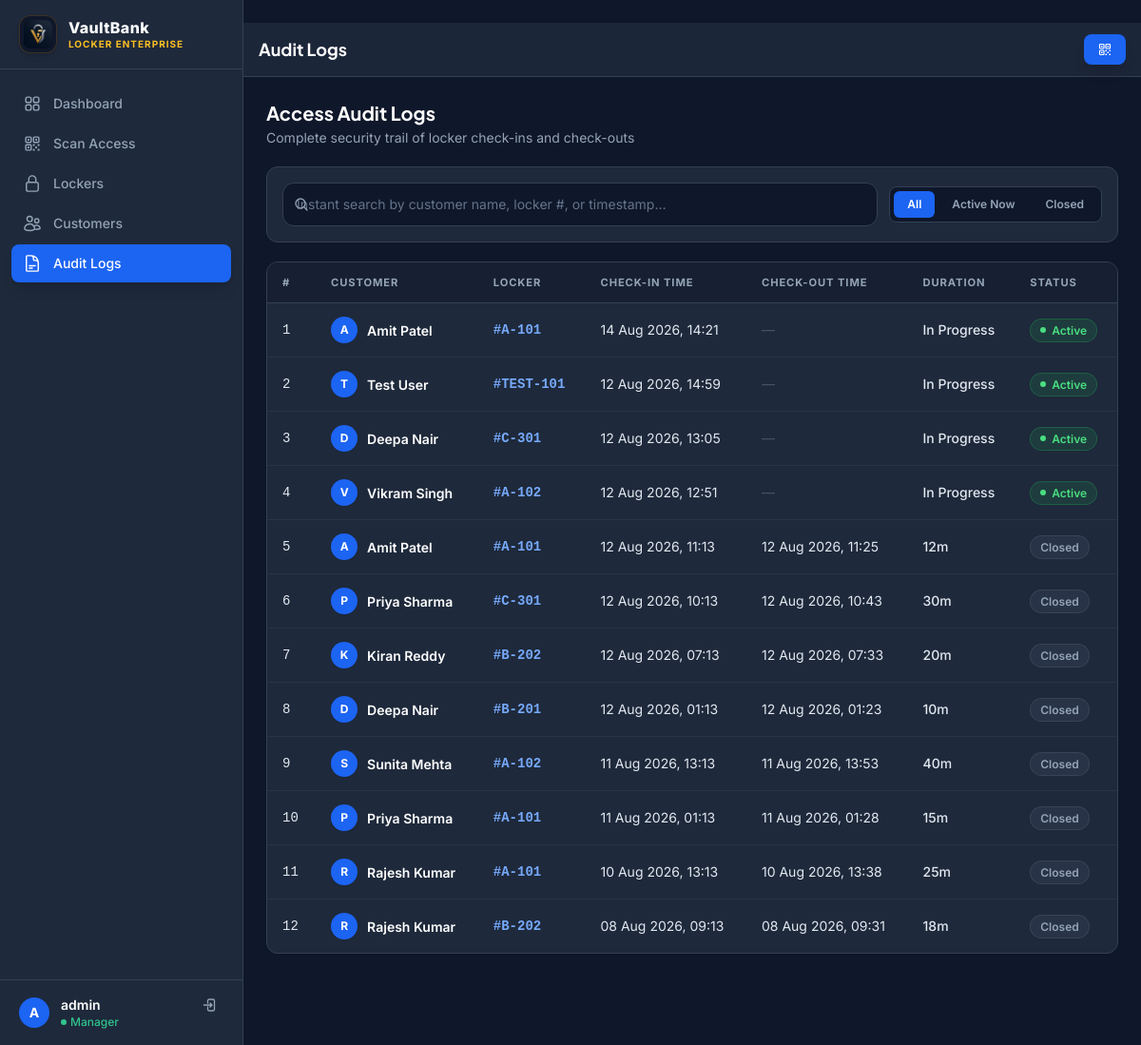
Page /logs/ (signed in) on the committed database.
### lockers/models.py (models this page shows, shortened)
class AccessLog(models.Model):
    locker = models.ForeignKey(Locker, on_delete=models.CASCADE, related_name='access_logs')
    customer = models.ForeignKey(Customer, on_delete=models.CASCADE, related_name='access_logs')
    check_in_time = models.DateTimeField(auto_now_add=True)
    check_out_time = models.DateTimeField(null=True, blank=True)
    class Meta:
        ordering = ['-check_in_time']
    def duration(self):
        if self.check_out_time:
            delta = self.check_out_time - self.check_in_time
            minutes = int(delta.total_seconds() // 60)
            hours = minutes // 60
            mins = minutes % 60
            if hours:
                return f"{hours}h {mins}m"
            return f"{mins}m"
        return "In Progress"

class Customer(models.Model):
    ID_PROOF_CHOICES = [
        ('aadhaar', 'Aadhaar Card'),
        ('pan', 'PAN Card'),
        ('passport', 'Passport'),
        ('voter_id', 'Voter ID'),
        ('driving_license', 'Driving License'),
    ]
    name = models.CharField(max_length=200)
    phone_number = models.CharField(max_length=20, blank=True, null=True, help_text="Phone number for SMS/WhatsApp alerts")
    email = models.EmailField(blank=True, null=True, help_text="Email address for access notifications")
    id_proof_type = models.CharField(max_length=50, choices=ID_PROOF_CHOICES)
    id_proof_file = models.FileField(upload_to='id_proofs/')
    class Meta:
        ordering = ['name']

class Locker(models.Model):
    PAYMENT_STATUS_CHOICES = [
        ('paid', 'Paid'),
        ('pending', 'Pending Payment'),
        ('overdue', 'Payment Overdue'),
    ]
    locker_number = models.CharField(max_length=20, unique=True)
    token = models.CharField(
        max_length=100, unique=True,
        default=generate_locker_token,
        editable=False,   # shown read-only in admin/forms
    )
    is_active = models.BooleanField(default=True)
    annual_fee = models.DecimalField(max_digits=10, decimal_places=2, default=500.00, help_text="Annual rent fee")
    lease_start_date = models.DateField(null=True, blank=True, help_text="Start date of lease agreement")
    lease_end_date = models.DateField(null=True, blank=True, help_text="Expiration date of lease agreement")
    payment_status = models.CharField(max_length=20, choices=PAYMENT_STATUS_CHOICES, default='paid')
    class Meta:
        ordering = ['locker_number']

### lockers/views.py (the view)
# urls.py: path('logs/', views.access_log, name='access_log'),
@login_required
def access_log(request):
    query = request.GET.get('q', '')
    status = request.GET.get('status', '')
    logs = AccessLog.objects.select_related('locker', 'customer')
    if query:
        logs = logs.filter(
            Q(customer__name__icontains=query) | Q(locker__locker_number__icontains=query)
        )
    if status == 'active':
        logs = logs.filter(check_out_time__isnull=True)
    elif status == 'closed':
        logs = logs.filter(check_out_time__isnull=False)
    return render(request, 'lockers/access_log.html', {'logs': logs, 'query': query, 'status': status})

### templates/lockers/access_log.html (shortened to what this page needs)
﻿{% extends 'lockers/base.html' %}
{% block page_title %}Audit Logs{% endblock %}
{% block content %}
<div class="space-y-5" x-data="{
       search: '{{ query|escapejs }}',
       statusFilter: '{{ status|escapejs }}' || 'all',
       get totalRows() {
         return document.querySelectorAll('.log-row-item').length;
       },
       get visibleRows() {
         return Array.from(document.querySelectorAll('.log-row-item')).filter(el => el.style.display !== 'none').length;
       },
       matches(customer, locker, checkIn, checkOut, status) {
         const q = this.search.toLowerCase().trim();
         const matchText = !q || customer.toLowerCase().includes(q) || locker.toLowerCase().includes(q) || checkIn.toLowerCase().includes(q);
         let matchStatus = true;
         if (this.statusFilter === 'active') matchStatus = (status === 'active');
         if (this.statusFilter === 'closed') matchStatus = (status === 'closed');
         return matchText && matchStatus;
       }
     }">
  <div>
    <h2 class="text-xl font-bold text-white">Access Audit Logs</h2>
    <p class="text-sm text-slate-400 mt-0.5">
      <span
        x-text="search || statusFilter !== 'all' ? `Showing ${visibleRows} of ${totalRows} audit entries` : 'Complete security trail of locker check-ins and check-outs'">
      </span>
    </p>
  </div>
  <div class="bg-[#1E293B] border border-[#334155] rounded-xl p-4">
    <div class="flex flex-col sm:flex-row gap-3 items-stretch sm:items-center justify-between">
      <div class="relative flex-1">
        <input type="text" x-model="search" placeholder="Instant search by customer name, locker #, or timestamp… "
          class="vb-input pl-9 pr-8" autofocus />
      </div>
      <div class="flex p-1 bg-[#0F172A] border border-[#334155] rounded-lg gap-1 shrink-0">
        <button type="button" @click="statusFilter = 'all'"
          :class="statusFilter === 'all' ? 'bg-blue-600 text-white shadow-sm' : 'text-slate-400 hover:text-slate-200'"
          class="px-3.5 py-1.5 rounded-md text-xs font-semibold transition-all">
          All
        </button>
        <button type="button" @click="statusFilter = 'active'"
          :class="statusFilter === 'active' ? 'bg-blue-600 text-white shadow-sm' : 'text-slate-400 hover:text-slate-200'"
          class="px-3.5 py-1.5 rounded-md text-xs font-semibold transition-all">
          Active Now
        </button>
        <button type="button" @click="statusFilter = 'closed'"
          :class="statusFilter === 'closed' ? 'bg-blue-600 text-white shadow-sm' : 'text-slate-400 hover:text-slate-200'"
          class="px-3.5 py-1.5 rounded-md text-xs font-semibold transition-all">
          Closed
        </button>
      </div>
    </div>
  </div>
  {% if logs %}
  <div class="bg-[#1E293B] border border-[#334155] rounded-xl overflow-hidden shadow-sm">
    <div class="overflow-x-auto">
      <table class="w-full vb-table">
        <thead>
          <tr>
            <th>#</th>
            <th>Customer</th>
            <th>Locker</th>
            <th>Check-In Time</th>
            <th>Check-Out Time</th>
            <th>Duration</th>
            <th>Status</th>
          </tr>
        </thead>
        <tbody>
          {% for log in logs %}
          <tr class="log-row-item"
            x-show="matches('{{ log.customer.name|escapejs }}', '{{ log.locker.locker_number|escapejs }}', '{{ log.check_in_time|date:"
            d M Y H:i"|escapejs }}', '{{ log.check_out_time|date:"d M Y H:i"|escapejs }}'
            , '{% if log.check_out_time %}closed{% else %}active{% endif %}' )">
            <td class="text-xs text-slate-500 font-mono">{{ forloop.counter }}</td>
            <td>
              <div class="flex items-center gap-2.5">
                <div
                  class="w-7 h-7 rounded-full bg-blue-600 text-white font-bold text-xs flex items-center justify-center shrink-0 shadow-sm">
                  {{ log.customer.name|first|upper }}
                </div>
                <a href="{% url 'customer_detail' log.customer.pk %}"
                  class="font-semibold text-white hover:text-blue-400 transition-colors">
                  {{ log.customer.name }}
                </a>
              </div>
            </td>
            <td>
              <a href="{% url 'locker_detail' log.locker.pk %}"
                class="font-mono font-semibold text-blue-400 hover:text-blue-300 transition-colors">
                #{{ log.locker.locker_number }}
              </a>
            </td>
            <td class="text-xs text-slate-300">{{ log.check_in_time|date:"d M Y, H:i" }}</td>
            <td class="text-xs text-slate-400">
              {% if log.check_out_time %}
              {{ log.check_out_time|date:"d M Y, H:i" }}
              {% else %}
              <span class="text-slate-600">&mdash;</span>
              {% endif %}
            </td>
            <td class="text-xs font-medium text-slate-300">{{ log.duration }}</td>
            <td>
              {% if log.check_out_time %}
              <span class="badge-slate">Closed</span>
              {% else %}
              <span class="badge-green"><span class="dot-pulse"></span> Active</span>
              {% endif %}
            </td>
          </tr>
          {% endfor %}
        </tbody>
      </table>
    </div>
  </div>
  {% endif %}
</div>
{% endblock %}

### templates/lockers/base.html (shortened to what this page needs)
{% load static %}
<!DOCTYPE html>
<html lang="en" class="dark">
<head>
  <script src="https://cdn.tailwindcss.com"></script>
  <link href="https://cdn.jsdelivr.net/npm/flowbite@2.3.0/dist/flowbite.min.css" rel="stylesheet" />
  <link rel="stylesheet" href="{% static 'css/style.css' %}" />
  <link rel="stylesheet" href="{% static 'css/responsive.css' %}" />
</head>
<body class="bg-[#0F172A] text-slate-100 antialiased" x-data>
<aside id="sidebar"
  class="fixed inset-y-0 left-0 z-50 w-64 bg-[#1E293B] border-r border-[#334155] flex-col hidden lg:flex">
  <div class="flex items-center gap-3 px-5 py-4 border-b border-[#334155]">
    <img src="{% static 'img/logo.png' %}" alt="VaultBank Logo" class="w-10 h-10 rounded-xl object-contain bg-[#0F172A] border border-amber-500/20 p-1 shadow-md shadow-amber-500/10 shrink-0" />
    <div>
      <span class="font-extrabold text-base leading-tight tracking-wide text-white block">VaultBank</span>
      <span class="text-[10px] font-bold tracking-widest text-amber-400 uppercase block">Locker Enterprise</span>
    </div>
  </div>
  <nav class="flex-1 overflow-y-auto px-3 py-4 space-y-0.5">
    <a href="{% url 'dashboard' %}"
      class="group flex items-center gap-3 px-3 py-2.5 rounded-lg text-sm font-medium transition-all duration-150
      {% if request.resolver_match.url_name == 'dashboard' %}bg-blue-600 text-white shadow-lg shadow-blue-500/20{% else %}text-slate-400 hover:bg-slate-800 hover:text-slate-100{% endif %}">
      Dashboard
    </a>
    <a href="{% url 'scan_token' %}"
      class="group flex items-center gap-3 px-3 py-2.5 rounded-lg text-sm font-medium transition-all duration-150
      {% if request.resolver_match.url_name == 'scan_token' or request.resolver_match.url_name == 'scan_checkin' %}bg-blue-600 text-white shadow-lg shadow-blue-500/20{% else %}text-slate-400 hover:bg-slate-800 hover:text-slate-100{% endif %}">
      Scan Access
    </a>
    <a href="{% url 'locker_list' %}"
      class="group flex items-center gap-3 px-3 py-2.5 rounded-lg text-sm font-medium transition-all duration-150
      {% if 'locker' in request.resolver_match.url_name %}bg-blue-600 text-white shadow-lg shadow-blue-500/20{% else %}text-slate-400 hover:bg-slate-800 hover:text-slate-100{% endif %}">
      Lockers
    </a>
    <a href="{% url 'customer_list' %}"
      class="group flex items-center gap-3 px-3 py-2.5 rounded-lg text-sm font-medium transition-all duration-150
      {% if 'customer' in request.resolver_match.url_name %}bg-blue-600 text-white shadow-lg shadow-blue-500/20{% else %}text-slate-400 hover:bg-slate-800 hover:text-slate-100{% endif %}">
      Customers
    </a>
    <a href="{% url 'access_log' %}"
      class="group flex items-center gap-3 px-3 py-2.5 rounded-lg text-sm font-medium transition-all duration-150
      {% if request.resolver_match.url_name == 'access_log' %}bg-blue-600 text-white shadow-lg shadow-blue-500/20{% else %}text-slate-400 hover:bg-slate-800 hover:text-slate-100{% endif %}">
      Audit Logs
    </a>
  </nav>
  {% if user.is_authenticated %}
  <div class="px-3 py-3 border-t border-[#334155]">
    <div class="flex items-center gap-3 px-2">
      <div class="w-8 h-8 rounded-full bg-blue-600 text-white font-bold text-sm flex items-center justify-center shrink-0">
        {{ user.username|first|upper }}
      </div>
      <div class="flex-1 min-w-0">
        <p class="text-sm font-semibold text-white truncate">{{ user.username }}</p>
        <p class="text-xs text-green-400 font-medium flex items-center gap-1">
          <span class="dot-pulse text-green-400"></span> Manager
        </p>
      </div>
      <form method="POST" action="{% url 'logout' %}">
        <button type="submit" title="Sign Out"
          class="p-1.5 rounded-lg text-slate-400 hover:text-red-400 hover:bg-red-500/10 transition-colors">
        </button>
      </form>
    </div>
  </div>
  {% endif %}
</aside>
<div x-data="{ open: false }" @keydown.escape.window="open = false" id="mobileSidebarWrapper">
  <div class="lg:pl-64 flex flex-col min-h-screen">
    <header id="topbar" class="sticky top-0 z-30 bg-[#1E293B]/90 backdrop-blur border-b border-[#334155] px-4 sm:px-6 py-3 flex items-center justify-between gap-4">
      <div class="flex items-center gap-3">
        <h1 class="text-base sm:text-lg font-bold text-white">{% block page_title %}Dashboard{% endblock %}</h1>
      </div>
      <div class="flex items-center gap-2">
        <a href="{% url 'scan_token' %}"
          class="flex items-center gap-2 px-3.5 py-2 bg-blue-600 hover:bg-blue-700 text-white text-sm font-semibold rounded-lg shadow-lg shadow-blue-500/25 transition-colors">
        </a>
      </div>
    </header>
    <main class="flex-1 p-4 sm:p-6">
      {% block content %}{% endblock %}
    </main>
  </div>
</div>
</body>
</html>

### static/css/style.css (style rules this page uses)
:root { --font-sans: 'Inter', system-ui, sans-serif; --font-heading: 'Plus Jakarta Sans', var(--font-sans); --color-bg: #0B1120; --color-surface: #1E293B; --color-surface-hover: #26354D; --color-border: #334155; --color-primary: #3B82F6; --color-primary-hover: #2563EB; }
*, *::before, *::after { box-sizing: border-box; }
html { scroll-behavior: smooth; color-scheme: dark; }
body { font-family: var(--font-sans); background-color: var(--color-bg); color: #F1F5F9; -webkit-font-smoothing: antialiased; -moz-osx-font-smoothing: grayscale; }
h1, h2, h3, h4, h5, h6 { font-family: var(--font-heading); }
.vb-input { width: 100%; padding: 0.625rem 0.875rem; background-color: #0F172A; border: 1px solid #334155; border-radius: 0.75rem; color: #F1F5F9; font-size: 0.875rem; transition: all 0.15s cubic-bezier(0.4, 0, 0.2, 1); outline: none; }
.vb-input::placeholder { color: #64748B; }
.vb-table { width: 100%; text-align: left; border-collapse: separate; border-spacing: 0; }
.vb-table thead th { background-color: #162032; color: #94A3B8; font-size: 0.7rem; letter-spacing: 0.08em; text-transform: uppercase; font-weight: 700; padding: 0.875rem 1rem; border-bottom: 1px solid #334155; white-space: nowrap; }
.vb-table tbody td { padding: 0.875rem 1rem; border-bottom: 1px solid rgba(51, 65, 85, 0.5); color: #E2E8F0; font-size: 0.875rem; vertical-align: middle; }
.vb-table tbody tr { transition: background-color 0.12s ease; }
.vb-table tbody tr:last-child td { border-bottom: none; }
.badge-green { display: inline-flex; align-items: center; gap: 0.375rem; padding: 0.25rem 0.625rem; border-radius: 9999px; font-size: 0.75rem; font-weight: 600; background-color: rgba(34, 197, 94, 0.12); color: #4ADE80; border: 1px solid rgba(34, 197, 94, 0.25); }
.badge-slate { display: inline-flex; align-items: center; gap: 0.375rem; padding: 0.25rem 0.625rem; border-radius: 9999px; font-size: 0.75rem; font-weight: 600; background-color: rgba(100, 116, 139, 0.15); color: #94A3B8; border: 1px solid rgba(100, 116, 139, 0.25); }
.dot-pulse { width: 6px; height: 6px; border-radius: 9999px; background-color: currentColor; display: inline-block; animation: pulse-ring 1.8s cubic-bezier(0.4, 0, 0.6, 1) infinite; }

### rows in the picture
AccessLog: customer.name|first "A", customer.name "Amit Patel", locker.locker_number "A-101", check_in_time "14 Aug 2026, 14:21", duration "In Progress", shows "Active"
AccessLog: customer.name|first "T", customer.name "Test User", locker.locker_number "TEST-101", check_in_time "12 Aug 2026, 14:59", duration "In Progress", shows "Active"
AccessLog: customer.name|first "D", customer.name "Deepa Nair", locker.locker_number "C-301", check_in_time "12 Aug 2026, 13:05", duration "In Progress", shows "Active"
AccessLog: customer.name|first "V", customer.name "Vikram Singh", locker.locker_number "A-102", check_in_time "12 Aug 2026, 12:51", duration "In Progress", shows "Active"
AccessLog: customer.name|first "A", customer.name "Amit Patel", locker.locker_number "A-101", check_in_time "12 Aug 2026, 11:13", check_out_time "12 Aug 2026, 11:25", duration "12m", shows "Closed"
AccessLog: customer.name|first "P", customer.name "Priya Sharma", locker.locker_number "C-301", check_in_time "12 Aug 2026, 10:13", check_out_time "12 Aug 2026, 10:43", duration "30m", shows "Closed"
AccessLog: customer.name|first "K", customer.name "Kiran Reddy", locker.locker_number "B-202", check_in_time "12 Aug 2026, 07:13", check_out_time "12 Aug 2026, 07:33", duration "20m", shows "Closed"
AccessLog: customer.name|first "D", customer.name "Deepa Nair", locker.locker_number "B-201", check_in_time "12 Aug 2026, 01:13", check_out_time "12 Aug 2026, 01:23", duration "10m", shows "Closed"
AccessLog: customer.name|first "S", customer.name "Sunita Mehta", locker.locker_number "A-102", check_in_time "11 Aug 2026, 13:13", check_out_time "11 Aug 2026, 13:53", duration "40m", shows "Closed"
AccessLog: customer.name|first "P", customer.name "Priya Sharma", locker.locker_number "A-101", check_in_time "11 Aug 2026, 01:13", check_out_time "11 Aug 2026, 01:28", duration "15m", shows "Closed"
AccessLog: customer.name|first "R", customer.name "Rajesh Kumar", locker.locker_number "A-101", check_in_time "10 Aug 2026, 13:13", check_out_time "10 Aug 2026, 13:38", duration "25m", shows "Closed"
AccessLog: customer.name|first "R", customer.name "Rajesh Kumar", locker.locker_number "B-202", check_in_time "08 Aug 2026, 09:13", check_out_time "08 Aug 2026, 09:31", duration "18m", shows "Closed"

### other values in the picture
{{ user.username|first|upper }} "A"
{{ user.username }} "admin"
